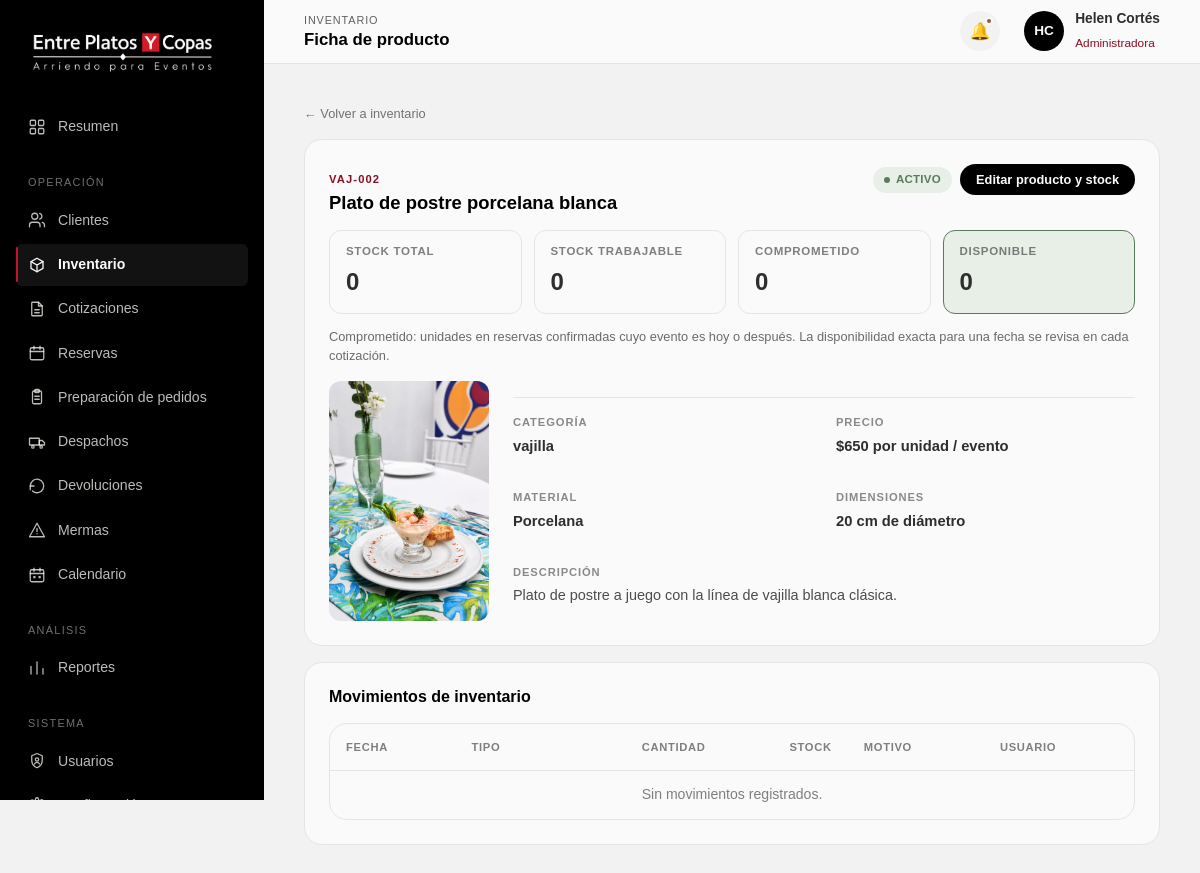
Screenshot of /gestion/inventario/57/ (signed in) with the database file from the repository.
### Inventario/models.py (models this page shows, shortened)
class Articulo(models.Model):
    negocio = models.ForeignKey(
        Negocio,
        on_delete=models.CASCADE,
        related_name="articulos"
    )
    categoria = models.ForeignKey(
        Categoria,
        on_delete=models.PROTECT,
        related_name="articulos"
    )
    codigo = models.CharField(
        max_length=20,
        unique=True
    )
    nombre = models.CharField(max_length=100)
    categoria_label = models.CharField(
        max_length=100,
        blank=True
    )
    descripcion = models.TextField(blank=True)
    descripcion_larga = models.TextField(blank=True)
    dimensiones = models.CharField(max_length=150, blank=True)
    material = models.CharField(max_length=100, blank=True)
    capacidad = models.CharField(max_length=100, blank=True)
    color = models.CharField(max_length=100, blank=True)
    precio_arriendo = models.DecimalField(
        max_digits=10,
        decimal_places=0
    )
    unidad_precio = models.CharField(
        max_length=100,
        blank=True
    )
    imagen = models.CharField(
        max_length=255,
        blank=True
    )
    imagenes = models.JSONField(
        default=list,
        blank=True
    )
    stock_total = models.PositiveIntegerField(default=0)
    stock_trabajable = models.PositiveIntegerField(default=0)
    destacado = models.BooleanField(default=False)
    activo = models.BooleanField(default=True)
    fecha_creacion = models.DateTimeField(auto_now_add=True)
    fecha_actualizacion = models.DateTimeField(auto_now=True)
    class Meta:
        db_table = "articulo"
        constraints = [
            models.CheckConstraint(
                condition=Q(stock_trabajable__lte=F("stock_total")),
                name="stock_trabajable_no_supera_total"
            )
        ]

class Categoria(models.Model):
    negocio = models.ForeignKey(
        Negocio,
        on_delete=models.CASCADE,
        related_name="categorias"
    )
    nombre = models.CharField(max_length=100)
    descripcion = models.CharField(max_length=255, blank=True)
    activo = models.BooleanField(default=True)
    class Meta:
        db_table = "categoria"

### Inventario/views.py (the view, shortened to what this page needs)
@solo_administrador
def gestion_producto(request, id):
    articulo = get_object_or_404(
        Articulo.objects.select_related("categoria", "negocio"),
        id=id,
    )
    comprometido = comprometido_vigente([articulo.id]).get(articulo.id, 0)
    movimientos = (
        MovimientoInventario.objects
        .filter(articulo=articulo)
        .select_related("usuario")
        .order_by("-fecha")
    )
    return render(
        request,
        "producto-admin.html",
        {
            "articulo": articulo,
            "movimientos": movimientos,
            "categorias": Categoria.objects.filter(negocio=articulo.negocio, activo=True).order_by("nombre"),
            "comprometido": comprometido,
            "disponible": max(0, articulo.stock_trabajable - comprometido),
        },
    )

### Inventario/views.py (called while the page is built)
def comprometido_vigente(articulo_ids):
    hoy = date.today()
    filas = (
        DetalleServicio.objects
        .filter(articulo_id__in=articulo_ids, servicio__estado__in=ESTADOS_QUE_BLOQUEAN)
        .annotate(fin=Coalesce("servicio__fecha_termino", "servicio__fecha_evento", "servicio__fecha_inicio"))
        .filter(fin__gte=hoy)
        .values("articulo_id")
        .annotate(total=Sum("cantidad"))
    )
    return {fila["articulo_id"]: fila["total"] or 0 for fila in filas}

### gestion/templates/producto-admin.html (shortened to what this page needs)
{% load static %}
<!DOCTYPE html>
<html lang="es">
<head>
<link rel="stylesheet" href="{% static 'css/admin.css' %}?v=producto-2">
</head>
<body>
<div class="admin-shell">
  <aside class="admin-sidebar" id="admin-sidebar">
    <div class="sidebar-brand">
      <a href="{% url 'index' %}"><img src="{% static 'images/logo2.jpg' %}" alt="Entre Platos y Copas"></a>
    </div>
    <nav class="sidebar-nav">
      <a href="{% url 'inicio' %}" class="sidebar-link"><span class="nav-icon"></span><span class="nav-label">Resumen</span></a>
      <span class="sidebar-group-label">Operación</span>
      <a href="{% url 'gestion_clientes' %}" class="sidebar-link"><span class="nav-icon"></span><span class="nav-label">Clientes</span></a>
      <a href="{% url 'gestion_inventario' %}" class="sidebar-link"><span class="nav-icon"></span><span class="nav-label">Inventario</span></a>
      <a href="{% url 'gestion_cotizaciones' %}" class="sidebar-link"><span class="nav-icon"></span><span class="nav-label">Cotizaciones</span></a>
      <a href="{% url 'gestion_reservas' %}" class="sidebar-link"><span class="nav-icon"></span><span class="nav-label">Reservas</span></a>
      <a href="{% url 'gestion_preparacion' %}" class="sidebar-link"><span class="nav-icon"></span><span class="nav-label">Preparación de pedidos</span></a>
      <a href="{% url 'gestion_despachos' %}" class="sidebar-link"><span class="nav-icon"></span><span class="nav-label">Despachos</span></a>
      <a href="{% url 'gestion_devoluciones' %}" class="sidebar-link"><span class="nav-icon"></span><span class="nav-label">Devoluciones</span></a>
      <a href="{% url 'gestion_mermas' %}" class="sidebar-link"><span class="nav-icon"></span><span class="nav-label">Mermas</span></a>
      <a href="{% url 'gestion_calendario' %}" class="sidebar-link"><span class="nav-icon"></span><span class="nav-label">Calendario</span></a>
      <span class="sidebar-group-label">Análisis</span>
      <a href="{% url 'gestion_reportes' %}" class="sidebar-link"><span class="nav-icon"></span><span class="nav-label">Reportes</span></a>
      <span class="sidebar-group-label">Sistema</span>
      <a href="{% url 'gestion_usuarios' %}" class="sidebar-link"><span class="nav-icon"></span><span class="nav-label">Usuarios</span></a>
      <a href="{% url 'gestion_configuracion' %}" class="sidebar-link"><span class="nav-icon"></span><span class="nav-label"></span></a>
    </nav>
  </aside>
  <div class="admin-main">
    <header class="admin-topbar">
      <div style="display:flex;align-items:center;gap:1rem;">
        <div class="topbar-title">
          <span class="eyebrow">Inventario</span>
          <h1>Ficha de producto</h1>
        </div>
      </div>
      <div class="topbar-actions">
        <button class="icon-btn" aria-label="Notificaciones"><span class="dot"></span>🔔</button>
        <div class="topbar-user">
          <div class="user-avatar">HC</div>
          <div class="user-info"><strong>Helen Cortés</strong><span>Administradora</span></div>
        </div>
      </div>
    </header>
    <main class="admin-content">
      <div class="breadcrumb"><a href="{% url 'gestion_inventario' %}">← Volver a inventario</a></div>
<div class="card">
  <div class="card-head">
    <div><span class="eyebrow">{{ articulo.codigo }}</span><h2>{{ articulo.nombre }}</h2></div>
    <div class="card-head-actions">
      <span class="badge badge--{% if articulo.activo %}success{% else %}neutral{% endif %}">{% if articulo.activo %}Activo{% else %}Inactivo{% endif %}</span>
      <button type="button" class="btn btn-primary btn-sm" id="btn-editar-producto">Editar producto y stock</button>
    </div>
  </div>
  <div class="stock-summary">
    <div><span>Stock total</span><strong>{{ articulo.stock_total }}</strong></div>
    <div><span>Stock trabajable</span><strong>{{ articulo.stock_trabajable }}</strong></div>
    <div><span>Comprometido</span><strong>{{ comprometido }}</strong></div>
    <div class="is-highlight"><span>Disponible</span><strong>{{ disponible }}</strong></div>
  </div>
  <p class="availability-note">Comprometido: unidades en reservas confirmadas cuyo evento es hoy o después. La disponibilidad exacta para una fecha se revisa en cada cotización.</p>
  <div class="product-admin-body">
    {% if articulo.imagen %}<img src="{{ articulo.imagen }}" alt="{{ articulo.nombre }}" class="product-admin-img">{% endif %}
    <div class="detail-grid">
      <div><span class="cell-muted">Categoría</span><strong>{{ articulo.categoria.nombre }}</strong></div>
      <div><span class="cell-muted">Precio</span><strong>${{ articulo.precio_arriendo|floatformat:0 }} {{ articulo.unidad_precio }}</strong></div>
      <div><span class="cell-muted">Material</span><strong>{{ articulo.material|default:"—" }}</strong></div>
      <div><span class="cell-muted">Dimensiones</span><strong>{{ articulo.dimensiones|default:"—" }}</strong></div>
      <div class="full"><span class="cell-muted">Descripción</span><p>{{ articulo.descripcion|default:"Sin descripción." }}</p></div>
    </div>
  </div>
</div>
<div class="card" style="margin-top:1rem;">
  <div class="card-head"><h2 style="font-size:1rem;">Movimientos de inventario</h2></div>
  <div class="table-wrap">
  <table class="data-table"><thead><tr><th>Fecha</th><th>Tipo</th><th class="cell-num">Cantidad</th><th class="cell-num">Stock</th><th>Motivo</th><th>Usuario</th></tr></thead><tbody>
  {% for m in movimientos %}<tr><td>{{ m.fecha|date:"d/m/Y H:i" }}</td><td>{{ m.tipo }}</td><td class="cell-num">{% if m.cantidad > 0 %}+{% endif %}{{ m.cantidad }}</td><td class="cell-num">{{ m.stock_anterior|default_if_none:"—" }} → {{ m.stock_nuevo|default_if_none:"—" }}</td><td>{{ m.motivo|default:"—" }}{% if m.observaciones %}<div class="cell-muted">{{ m.observaciones }}</div>{% endif %}</td><td>{% if m.usuario %}{{ m.usuario.nombre }} {{ m.usuario.apellido }}{% else %}—{% endif %}</td></tr>
  {% empty %}<tr><td colspan="6" class="empty-state">Sin movimientos registrados.</td></tr>{% endfor %}
  </tbody></table>
  </div>
</div>
    </main>
  </div>
</div>
</body>
</html>

### rows the page displays
Articulo: codigo "VAJ-002", nombre "Plato de postre porcelana blanca", stock_total "0", stock_trabajable "0", imagen (picture), categoria.nombre "vajilla", precio_arriendo "650", unidad_precio "por unidad / evento", material "Porcelana", dimensiones "20 cm de diámetro", descripcion "Plato de postre a juego con la línea de vajilla blanca clásica."

### other values shown
{{ comprometido }} "0"
{{ disponible }} "0"
